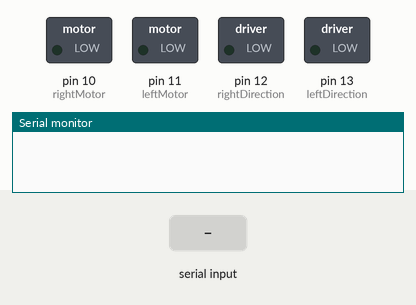
This sketch was run on a simulated Arduino Uno, built with avr-gcc and run on an emulated ATmega328P. On the bench: switched loads named in the sketch (green lamp = pin HIGH), the last lines printed to the serial monitor. The test bench sets the inputs (shaded band).

Above: at 1.2 s.
1.3 s: byte 70 (forward) received over Serial
At 1.7 s:
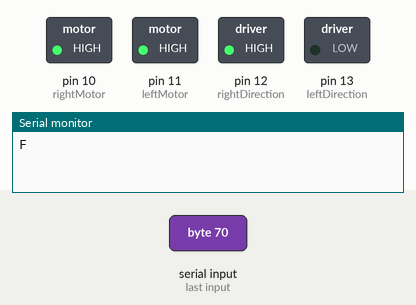
2.8 s: "1" received over Serial
At 4.0 s:
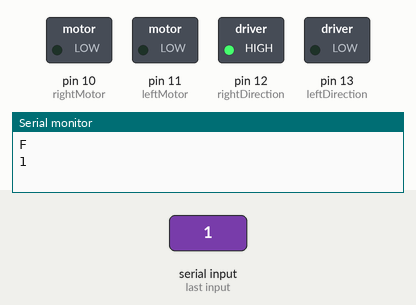
4.3 s: byte 66 (backward) received over Serial
At 5.2 s:
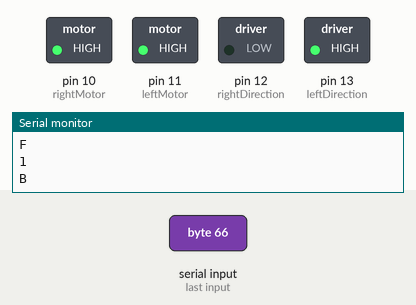
5.8 s: byte 76 (left) received over Serial
At 6.3 s:
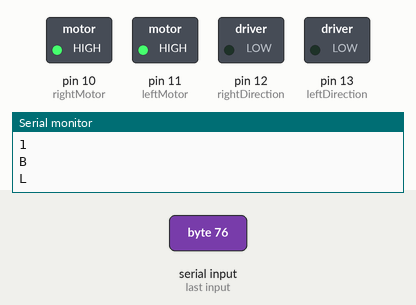
7.3 s: byte 82 (right) received over Serial
At 8.5 s:
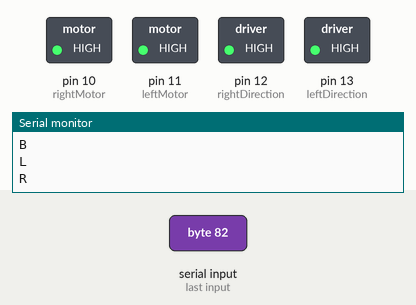
8.8 s: byte 73 (forwardRight) received over Serial
At 9.8 s:
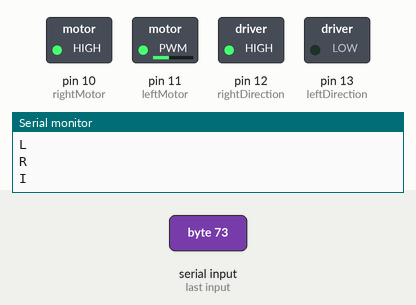
Timing chart, 0 to 11.3 s (numbered marks = the images above; inputs shaded):
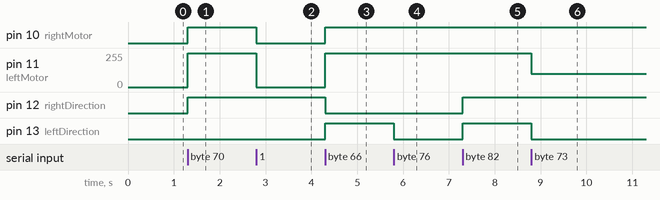

The sketch:

Bluetooth_RC_Car.ino
```cpp
/*
 * Program written by: Abdul Lutfi
 * Email: abdul@lutfi-mechatronics.engineer
 * lutfi-mechatronics.engineer
 *
 * Last updated: 7 September 2017
*/

//Define Direction & Speed: Results from Serial Reading from Bluetooth
//F,B,L,R, etc are commands sent out by the phone app to the arduino. Do not change!

#define forward 'F'
#define backward 'B'
#define left 'L'
#define right 'R'
#define forwardRight 'I'
#define forwardLeft 'G'
#define backwardLeft 'J'
#define backwardRight 'H'
#define Stop 'S'


//Define Pinout Motor Control: Deviations due to different arduino shields possible & motor connection
//To other Users, Change leftMotor and rightMotor accordingly

#define rightMotor 10
#define leftMotor 11
#define rightDirection 12                      // Right Motor: HIGH = Backwards, LOW = Forward
#define leftDirection 13                       // Left Motor : HIGH = Forward  , LOW = Backwards

char data = 0;
void setup() {
  // put your setup code here, to run once:
  //Serial1.begin(9600);
  Serial.begin(9600);

  pinMode(rightDirection,OUTPUT);              // Defining rightDirection's Pin as Output
  pinMode(leftDirection,OUTPUT);               // Defining leftDirection's Pin as Output

}

void loop() {
  // put your main code here, to run repeatedly:

  if(Serial.available())                       // Check availability of serial input (BlueTooth)
  {
    data = Serial.read();                      // Read values from serial interface of BlueTooth
    Serial.println(data);                      // Print Values on Serial Monitor (Can run Headless)
    Stopped();

    //Below is the switch statements to execute commands accordingly.

    if (data == forward)Forward();
    if (data == backward)Backward();
    if (data == left)Left();
    if (data == right)Right();
    if (data == forwardRight)ForwardRight();
    if (data == forwardLeft)ForwardLeft();
    if (data == backwardLeft)BackwardLeft();
    if (data == backwardRight)BackwardRight();
    if (data == Stop)Stopped();
  }
}


void Forward()
{
  digitalWrite(rightDirection,HIGH);  digitalWrite(leftDirection,LOW);
  analogWrite(leftMotor,255); analogWrite(rightMotor,255);
}

void Backward()
{
  digitalWrite(rightDirection,LOW); digitalWrite(leftDirection,HIGH);
  analogWrite(leftMotor,255); analogWrite(rightMotor,255);
}


void Left()
{
  digitalWrite(rightDirection,LOW); digitalWrite(leftDirection,LOW);
  analogWrite(leftMotor,255); analogWrite(rightMotor,255);
}


void Right()
{
  digitalWrite(rightDirection,HIGH); digitalWrite(leftDirection,HIGH);
  analogWrite(leftMotor,255); analogWrite(rightMotor,255);
}


void ForwardRight()
{
  digitalWrite(rightDirection,HIGH); digitalWrite(leftDirection,LOW);
  analogWrite(leftMotor,100); analogWrite(rightMotor,255);
}


void ForwardLeft()
{
  digitalWrite(rightDirection,HIGH); digitalWrite(leftDirection,LOW);
  analogWrite(leftMotor,255); analogWrite(rightMotor,100);
}


void BackwardLeft()
{
  digitalWrite(rightDirection,LOW); digitalWrite(leftDirection,HIGH);
  analogWrite(leftMotor,100); analogWrite(rightMotor,255);
}


void BackwardRight()
{
  digitalWrite(rightDirection,LOW); digitalWrite(leftDirection,HIGH);
  analogWrite(leftMotor,255); analogWrite(rightMotor,100);
}


void Stopped()
{
  analogWrite(leftMotor,0);analogWrite(rightMotor,0);
}
```

Measured:
- after the input at 1.3 s, pin 10 (rightMotor), pin 12 (rightDirection): LOW → HIGH at once; pin 11 (leftMotor): 0/255 → 255/255 at once
- after the input at 2.8 s, pin 10 (rightMotor): HIGH → LOW at once; pin 11 (leftMotor): 255/255 → 0/255 at once
- after the input at 4.3 s, pin 10 (rightMotor), pin 13 (leftDirection): LOW → HIGH at once; pin 11 (leftMotor): 0/255 → 255/255 at once; pin 12 (rightDirection): HIGH → LOW at once
- after the input at 5.8 s, pin 13 (leftDirection): HIGH → LOW at once
- after the input at 7.3 s, pin 12 (rightDirection), pin 13 (leftDirection): LOW → HIGH at once
- after the input at 8.8 s, pin 11 (leftMotor): 255/255 → 100/255 at once; pin 13 (leftDirection): HIGH → LOW at once
